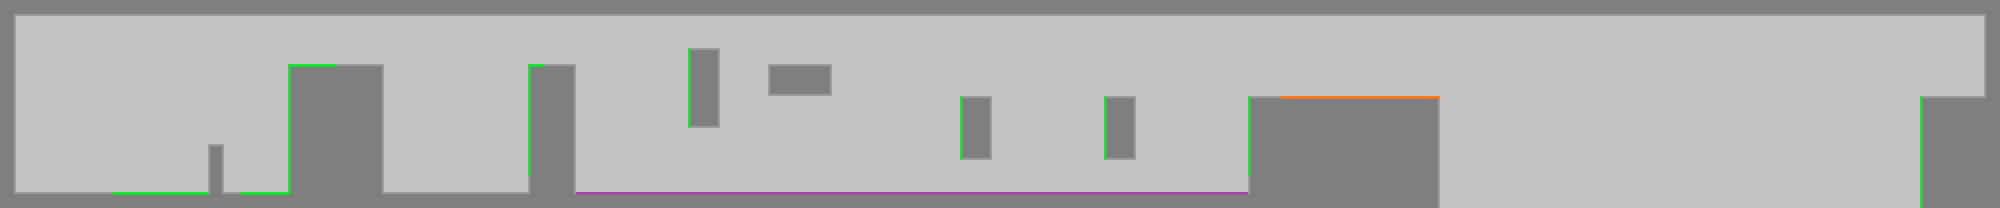

The image is a tile-based game level rendered from a .tmx file. Its description and source (layers, tilesets, objects; grid data summarised) follow:
An orthogonal 125x13 tile map with 16x16 px tiles, 2 tile layers (background, graphics), 2 tilesets and 26 objects.

<map version="1.0" tiledversion="2018.04.18" orientation="orthogonal" renderorder="left-down" width="125" height="13" tilewidth="16" tileheight="16" infinite="0" nextobjectid="69">
 <tileset firstgid="1" name="Tileset" tilewidth="16" tileheight="16" spacing="2" margin="1" tilecount="924" columns="33">
  <image source="TESTures.png" width="594" height="504" />
 </tileset>
 <tileset firstgid="925" name="Tileset" tilewidth="16" tileheight="16" spacing="2" margin="1" tilecount="924" columns="33">
  <image source="TESTures.png" width="594" height="504" />
 </tileset>
 <layer name="background" width="125" height="13">
  <data>[1625 cells, 1625 non-empty, 17 distinct tile ids]</data>
 </layer>
 <layer name="graphics" width="125" height="13">
  <data>[1625 cells, 1619 non-empty, 7 distinct tile ids]</data>
 </layer>
 <objectgroup name="ground">
  <object id="28" x="208" y="144" width="16" height="48" />
  <object id="31" x="0" y="16" width="16" height="176" />
  <object id="40" x="288" y="64" width="96" height="128" />
  <object id="43" x="0" y="192" width="1440" height="16" />
  <object id="44" x="1248" y="96" width="192" height="96" />
  <object id="45" x="1920" y="96" width="80" height="112" />
  <object id="46" x="1984" y="16" width="16" height="80" />
  <object id="48" x="528" y="64" width="48" height="128" />
  <object id="49" x="688" y="48" width="32" height="80" />
  <object id="50" x="768" y="64" width="64" height="32" />
  <object id="51" x="960" y="96" width="32" height="64" />
  <object id="52" x="1104" y="96" width="32" height="64" />
  <object id="67" x="1920" y="96" width="80" height="112" />
  <object id="68" x="0" y="0" width="2000" height="16" />
 </objectgroup>
 <objectgroup name="path" />
 <objectgroup name="turn" />
 <objectgroup name="red gel" />
 <objectgroup name="orange gel">
  <object id="64" x="1280" y="96" width="160" height="16" />
 </objectgroup>
 <objectgroup name="blue gel" />
 <objectgroup name="enemies" />
 <objectgroup name="purple gel">
  <object id="63" x="576" y="192" width="672" height="16" />
 </objectgroup>
 <objectgroup name="green gel">
  <object id="23" x="112" y="192" width="96" height="16" />
  <object id="38" x="288" y="64" width="48" height="128" />
  <object id="39" x="240" y="192" width="48" height="16" />
  <object id="54" x="1920" y="96" width="16" height="112" />
  <object id="55" x="1248" y="96" width="16" height="80" />
  <object id="56" x="1104" y="96" width="16" height="64" />
  <object id="57" x="960" y="96" width="16" height="64" />
  <object id="59" x="688" y="48" width="16" height="80" />
  <object id="60" x="528" y="64" width="16" height="112" />
 </objectgroup>
 <objectgroup name="cubes" />
 <objectgroup name="goal">
  <object id="65" x="1936" y="96" width="48" height="16" />
 </objectgroup>
</map>
